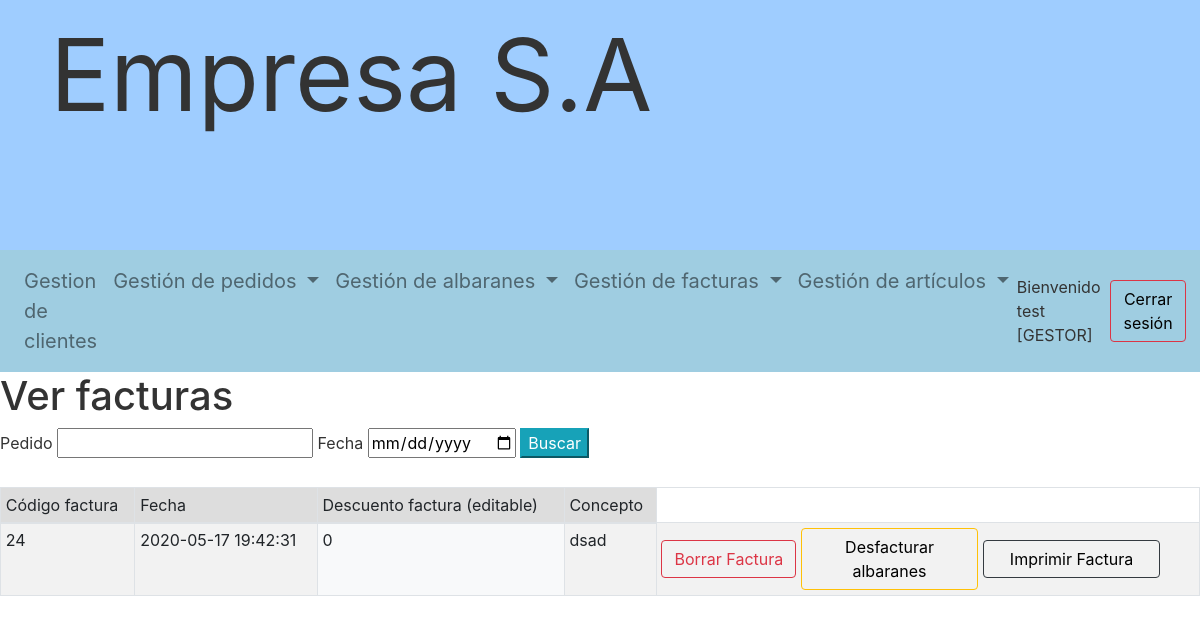
Screenshot of /gestor/ver_facturas_gestor.php (signed in) with the database file from the repository.
### tables this page shows
CREATE TABLE IF NOT EXISTS `facturas` (
  `COD_FACTURA` int(11) NOT NULL AUTO_INCREMENT,
  `COD_CLIENTE` int(11) NOT NULL,
  `FECHA` datetime DEFAULT NULL,
  `DESCUENTO_FACTURA` int(11) DEFAULT NULL,
  `CONCEPTO` varchar(50) DEFAULT NULL,
  PRIMARY KEY (`COD_FACTURA`),
  KEY `COD_CLIENTE` (`COD_CLIENTE`)
);

### gestor/ver_facturas_gestor.php (the view, shortened to what this page needs)
<?php
if(!isset($_POST['buscar'])){
    $conexion = conectar(USUARIO);
    $consulta = "SELECT * FROM facturas";
    $resultado = $conexion->prepare($consulta);
    $resultado->execute();
}
?>
    <link rel="stylesheet" href="../bootstrap-sortable.css">
    <h1>Ver facturas</h1>
    <form method='post' action=<?=$_SERVER['PHP_SELF']?>>
        <label for="pedido">Pedido</label>
        <input type='number' name='pedido' id='pedido'>
        <label for="fecha">Fecha</label>
        <input type='date' name='fecha' id='fecha'>
        <input type='submit' class='btn-info' value='Buscar' id='buscar' name='buscar'>
    </form>
    <br>
    <table id="tabla" class="table table-striped table-bordered table-sm sortable" data-toggle="table">
        <thead>
        <tr>
            <th class="headerSortUp headerSortDown">Código factura
            </th>
            <th class="th-sm">Fecha
            </th>
            <th>
                Descuento factura (editable)
            </th>
            <th>
                Concepto
            </th>
        </tr>
        </thead>
        <tbody>
        <?php
        while($factura = $resultado->fetch(PDO::FETCH_ASSOC)){ ?>
        <tr>
            <td><?=$factura['COD_FACTURA']?></td>
            <td><?=$factura['FECHA']?></td>
            <td headers="DESCUENTO_FACTURA" contenteditable="true" class="editableFactura bg-light"><?=$factura['DESCUENTO_FACTURA']?></td>
            <td><?=$factura['CONCEPTO']?></td>
           <td> <button class="eliminarFactura btn btn-outline-danger btn-default">Borrar Factura</button>
            <a class="btn btn-outline-warning btn-default col-4" href =<?="desfacturar_albaran.php?factura=" . $factura["COD_FACTURA"]. ""?>>Desfacturar albaranes</a>
            <a class="btn btn-outline-dark btn-default col-4" href =<?="imprimir_factura.php?factura=" . $factura["COD_FACTURA"]. ""?> >Imprimir Factura</a></td>
            <?php } ?>
        </tbody>
    </table><?php

### trabajodaw.css (style rules this page uses)
body { color: #333; font-size: 1em; }
a:link, a:visited, a:hover, a:active { color: #000; text-decoration: none; }
table { background: #FFF; border-collapse: collapse; width: 100%; }
td, th { padding: 4px; border: 1px solid #CCC; overflow: hidden; text-align: left; vertical-align: middle; }
th { background-color: #DDD; font-weight: 400; }
th a, td a { display: block; width: 100%; }

### rows the page displays
facturas: COD_FACTURA "24", FECHA "2020-05-17 19:42:31", DESCUENTO_FACTURA "0", CONCEPTO "dsad"

### other values shown
$_SESSION['gestor']['NICK'] "test"
